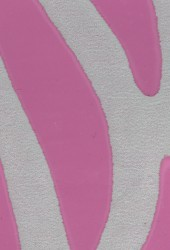
#> input picture leatherImgs/2011_3_16_17_19_54_9875.jpg, 170 x 250 px; its folder holds only this picture in this run
$ python extractGaborFeature.py   (older library calls are emulated)
#> lines starting #> are read from the running program, lines starting #| are printed output that depends on the picture
### tools/imtools.py
import os
from PIL import Image
from pylab import *
from numpy import *


def get_imlist(path):
    # return [os.path.join(path,f) for f in os.listdir(path) if f.endswith('.jpg')]
    return [os.path.join(path,f) for f in os.listdir(path)]


# [77 lines left out: functions compute_average, convert_to_grayscale, imresize, histeq, plot_2D_boundary, not called in this run]

### extractGaborFeature.py
# -*- coding: utf-8 -*-

from __future__ import print_function

import matplotlib
import matplotlib.pyplot as plt
import numpy as np
from scipy import ndimage as nd

from skimage import data
from skimage.util import img_as_float
from skimage.filters import gabor_kernel

from tools.imtools import get_imlist
from skimage import io

# import PIL and pylab for plotting
from PIL import Image
from pylab import *

import pickle

import math


def compute_feats(image, kernels):
    feats = np.zeros((len(kernels), 2), dtype=np.double)
    for k, kernel in enumerate(kernels):
        filtered = nd.convolve(image, kernel, mode='wrap')
        feats[k, 0] = filtered.mean()
        feats[k, 1] = filtered.var()
    return feats

# prepare filter bank kernels
kernels = []
for theta in range(4):                       # This parameter decides what kind of features the filter responds to.
    theta = theta / 4. * np.pi
    for sigma in (1, 3):       #  This parameter controls the width of the Gaussian envelope used in the Gabor kernel. Here are a few results obtained by varying this parameter.
        for frequency in (0.05, 0.25):
            kernel = np.real(gabor_kernel(frequency, theta=theta, sigma_x=sigma, sigma_y=sigma))
            kernels.append(kernel)

imlist = get_imlist('./leatherImgs/')
# imlist = get_imlist('./Brodatz/')

# prepare reference features
feats = np.zeros((len(imlist), len(kernels), 2), dtype=np.double)
for index,imName in enumerate(imlist):
    print ("processing %s" % imName)
    img = img_as_float(np.asarray(Image.open(imName).convert('L')))
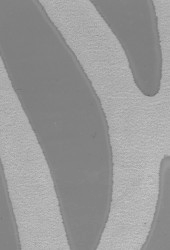
#> img: shape (250, 170) float64; min 0.4, max 0.796, mean 0.596
    feats[index, :, :] = compute_feats(img, kernels) # feats numpy.ndarray
#> the loop in compute_feats, `for k, kernel in enumerate(kernels):` made 16 passes
#> pass 2, in compute_feats, `filtered = nd.convolve(image, kernel, mode='wrap')`:
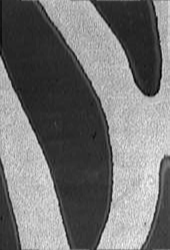
#> filtered: shape (250, 170) float64; min 0.131, max 0.223, mean 0.173; drawn with min black and max white
#> pass 3, in compute_feats, `filtered = nd.convolve(image, kernel, mode='wrap')`:
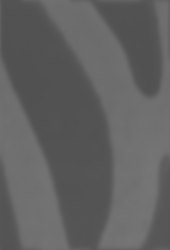
#> filtered: shape (250, 170) float64; min 0.318, max 0.464, mean 0.382
#> after the loop in compute_feats, `for k, kernel in enumerate(kernels):`: feats = 16 rows, first 8: [0.567, 0.00647], [0.173, 0.000648], [0.382, 0.00282], [0.00057, 3.72e-06], [0.567, 0.00646], [0.173, 0.00063], [0.386, 0.00277], [9.18e-05, 1.37e-06]

# 进行归一化
feats = feats.reshape(len(imlist),feats.shape[1]*feats.shape[2])
for i in range(len(imlist)):
    meancolum = feats[:,i].mean()
    sigmacolum = math.sqrt(feats[:,i].var())
    sigmacolum = math.sqrt(feats[:,i].std())
    feats[:,i] = feats[:,i]-feats[:,i].mean()

outputFeature = open('gaborFeature.pkl', 'wb')
pickle.dump(feats, outputFeature)
outputFeature.close()
print("--- finish extracting feature---")

$ run again, on leatherImgs/2011_3_20_15_24_58_4607.jpg
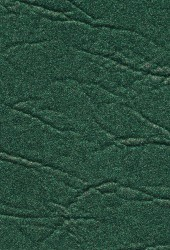
#> input picture leatherImgs/2011_3_20_15_24_58_4607.jpg, 170 x 250 px
#> `img = img_as_float(np.asarray(Image.open(imName).convert('L')))`:
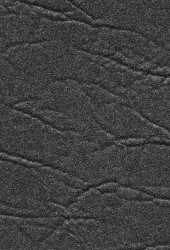
#> img: shape (250, 170) float64; min 0.0588, max 0.655, mean 0.25
#> the loop in compute_feats, `for k, kernel in enumerate(kernels):` made 16 passes
#> pass 3, in compute_feats, `filtered = nd.convolve(image, kernel, mode='wrap')`:
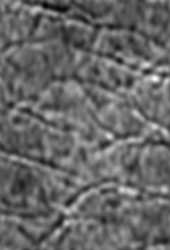
#> filtered: shape (250, 170) float64; min 0.13, max 0.205, mean 0.16; drawn with min black and max white
#> after the loop in compute_feats, `for k, kernel in enumerate(kernels):`: feats = 16 rows, first 8: [0.238, 0.000876], [0.0727, 0.000193], [0.16, 6.85e-05], [0.000239, 1.09e-05], [0.238, 0.000884], [0.0728, 0.000226], [0.162, 8.7e-05], [3.85e-05, 1.35e-05]

$ run again, on leatherImgs/2011_3_27_13_54_53_9845.jpg
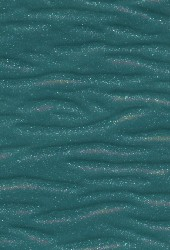
#> input picture leatherImgs/2011_3_27_13_54_53_9845.jpg, 170 x 250 px
#> `img = img_as_float(np.asarray(Image.open(imName).convert('L')))`:
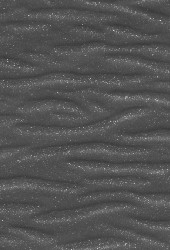
#> img: shape (250, 170) float64; min 0.184, max 0.878, mean 0.327
#> the loop in compute_feats, `for k, kernel in enumerate(kernels):` made 16 passes
#> pass 3, in compute_feats, `filtered = nd.convolve(image, kernel, mode='wrap')`:
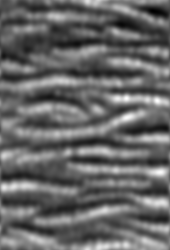
#> filtered: shape (250, 170) float64; min 0.174, max 0.262, mean 0.21; drawn with min black and max white
#> after the loop in compute_feats, `for k, kernel in enumerate(kernels):`: feats = 16 rows, first 8: [0.311, 0.00113], [0.0951, 0.000153], [0.21, 0.00021], [0.000313, 5.08e-06], [0.311, 0.00113], [0.0952, 0.00017], [0.212, 0.000276], [5.04e-05, 5.43e-06]

$ run again, on leatherImgs/2012_1_10_10_22_10_9979.jpg
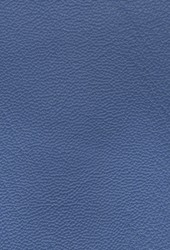
#> input picture leatherImgs/2012_1_10_10_22_10_9979.jpg, 170 x 250 px
#> `img = img_as_float(np.asarray(Image.open(imName).convert('L')))`:
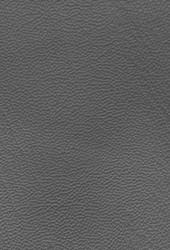
#> img: shape (250, 170) float64; min 0.251, max 0.525, mean 0.37
#> the loop in compute_feats, `for k, kernel in enumerate(kernels):` made 16 passes
#> pass 3, in compute_feats, `filtered = nd.convolve(image, kernel, mode='wrap')`:
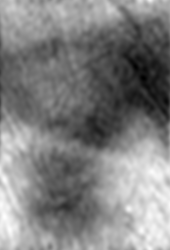
#> filtered: shape (250, 170) float64; min 0.218, max 0.256, mean 0.237; drawn with min black and max white
#> after the loop in compute_feats, `for k, kernel in enumerate(kernels):`: feats = 16 rows, first 8: [0.352, 0.000209], [0.108, 4.93e-05], [0.237, 6.31e-05], [0.000354, 1.13e-06], [0.352, 0.000213], [0.108, 0.000133], [0.239, 6.42e-05], [5.7e-05, 1.5e-05]

$ run again, on leatherImgs/2011_3_16_17_24_2_8715.jpg
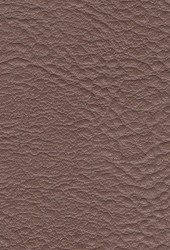
#> input picture leatherImgs/2011_3_16_17_24_2_8715.jpg, 170 x 250 px
#> `img = img_as_float(np.asarray(Image.open(imName).convert('L')))`:
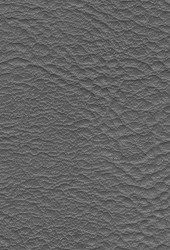
#> img: shape (250, 170) float64; min 0.2, max 0.6, mean 0.389
#> the loop in compute_feats, `for k, kernel in enumerate(kernels):` made 16 passes
#> pass 3, in compute_feats, `filtered = nd.convolve(image, kernel, mode='wrap')`:
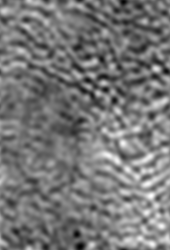
#> filtered: shape (250, 170) float64; min 0.226, max 0.276, mean 0.249; drawn with min black and max white
#> after the loop in compute_feats, `for k, kernel in enumerate(kernels):`: feats = 16 rows, first 8: [0.37, 0.000646], [0.113, 0.000107], [0.249, 4.29e-05], [0.000372, 1.46e-06], [0.37, 0.000658], [0.113, 0.00021], [0.252, 5.64e-05], [5.99e-05, 1.22e-05]
